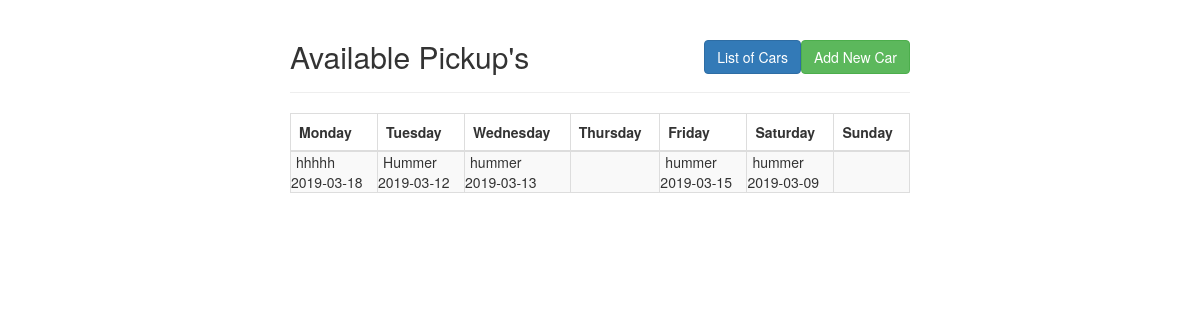
The page / on the database its author committed.
### tables this page shows
CREATE TABLE `car_pickup` (
  `id` int(11) NOT NULL,
  `car_name` varchar(100) NOT NULL,
  `pickup_date` date NOT NULL
);

### index.php (the view, shortened to what this page needs)
<!DOCTYPE html>
<html lang="en">
<head>
    <link rel="stylesheet" href="https://maxcdn.bootstrapcdn.com/bootstrap/3.3.7/css/bootstrap.css">
</head>
<body>
    <div class="wrapper">
        <div class="container-fluid">
            <div class="row">
                <div class="col-md-12">
                    <div class="page-header clearfix">
                        <h2 class="pull-left">Available Pickup's</h2>
                        <a href="create.php" class="btn btn-success pull-right">Add New Car</a>
                         <a href="list.php" class="btn btn-primary pull-right">List of Cars</a>
                    </div>
                    <?php
                    require_once "config.php";
                    $sql = "SELECT * FROM car_pickup";
                    if($result = mysqli_query($link, $sql)){
                        if(mysqli_num_rows($result) > 0){
                            echo "<table class='table table-bordered table-striped'>";
                                echo "<thead>";
                                    echo "<tr>";
                                    $days = array();
                                    for ($i = 0; $i < 7; $i++) {
                                        $days[$i] = jddayofweek($i,1);
                                    }
                                    foreach ($days as $key => $dname) {
                                        echo "<th>".$dname."</th>";
                                       }
                                    echo "</tr>";
                                echo "</thead>";
                                echo "<tbody>";
                                while($row = mysqli_fetch_array($result)){
                                    $nameOfDay = date('l', strtotime($row['pickup_date']));
                                     if($nameOfDay == "Monday"){ $Monday[] = array('car_name'=>$row['car_name'],'picku_date'=>$row['pickup_date']); }else{ echo ""; }
                                     if($nameOfDay == "Tuesday"){ $Tuesday[] = array('car_name'=>$row['car_name'],'picku_date'=>$row['pickup_date']); }else{ echo ""; }
                                     if($nameOfDay == "Wednesday"){ $Wednesday[] = array('car_name'=>$row['car_name'],'picku_date'=>$row['pickup_date']); }else{ echo "";  }
                                     if($nameOfDay == "Friday"){ $Friday[] = array('car_name'=>$row['car_name'],'picku_date'=>$row['pickup_date']); }else{ echo "";  }
                                     if($nameOfDay == "Saturday"){ $Saturday[] = array('car_name'=>$row['car_name'],'picku_date'=>$row['pickup_date']); }else{ echo "";  }
                                      }
                                    ?>
                                    <tr>
                                    <td>
                                    <?php
                                    if(!empty($Monday)){
                                        foreach ($Monday as $valuem) {
                                             echo  "<span>".$valuem['car_name'];
                                             echo   "<br>";
                                             echo   $valuem['picku_date']."</span><br>";
                                         }
                                     }
                                    ?>
                                    </td>
                                    <td><?php
                                     if(!empty($Tuesday)){
                                        foreach ($Tuesday as $valuet) {
                                             echo  "<span>".$valuet['car_name'];
                                             echo   "<br>";
                                             echo   $valuet['picku_date']."</span><br>";
                                         }
                                     }
                                      ?></td>
                                    <td><?php
                                     if(!empty($Wednesday)){
                                        foreach ($Wednesday as $valuew) {
                                             echo  "<span>".$valuew['car_name'];
                                             echo   "<br>";
                                             echo   $valuew['picku_date']."</span><br>";
                                         }
                                     }
                                      ?></td>
                                    <td><?php
                                      ?></td>
                                    <td><?php
                                    if(!empty($Friday)){
                                        echo  "<span>";
                                        foreach ($Friday as $valuef) {
                                             echo  $valuef['car_name'];
                                             echo   "<br>";
                                             echo   $valuef['picku_date'];
                                         }
                                         echo "</span><br>";
                                     }
                                      ?></td>
                                    <td>
                                        <?php
                                        if(!empty($Saturday)){
                                            foreach ($Saturday as $valuemssn) {
                                                 echo  "<span>".$valuemssn['car_name'];
                                                 echo   "<br>";
                                                 echo   $valuemssn['picku_date']."</span><br>";
                                             }
                                         }
                                      ?></td>
                                      <td>
                                      </td>
                                    </tr>
                                        <?php
                                echo "</tbody>";
                            echo "</table>";
                        } else{
                            echo "<p class='lead'><em>No Car records were found.</em></p>";
                        }
                    } else{
                        echo "ERROR: Could not able to execute $sql. " . mysqli_error($link);
                    }
                    ?>
                </div>
            </div>
        </div>
    </div>
</body>
</html>

### index.php (style rules this page uses)
.wrapper { width: 650px; margin: 0 auto; }
.page-header h2 { margin-top: 0; }
.table > tbody > tr > td { padding: 0 !important; }
span { padding: 0px 5px !important; }

### rows shown on the page
car_pickup: car_name "hhhhh", pickup_date "2019-03-18"
car_pickup: car_name "Hummer", pickup_date "2019-03-12"
car_pickup: car_name "hummer", pickup_date "2019-03-13"
car_pickup: car_name "hummer", pickup_date "2019-03-15"
car_pickup: car_name "hummer", pickup_date "2019-03-09"

### other values the page prints
$dname "Monday"
$dname "Tuesday"
$dname "Wednesday"
$dname "Thursday"
$dname "Friday"
$dname "Saturday"
$dname "Sunday"
